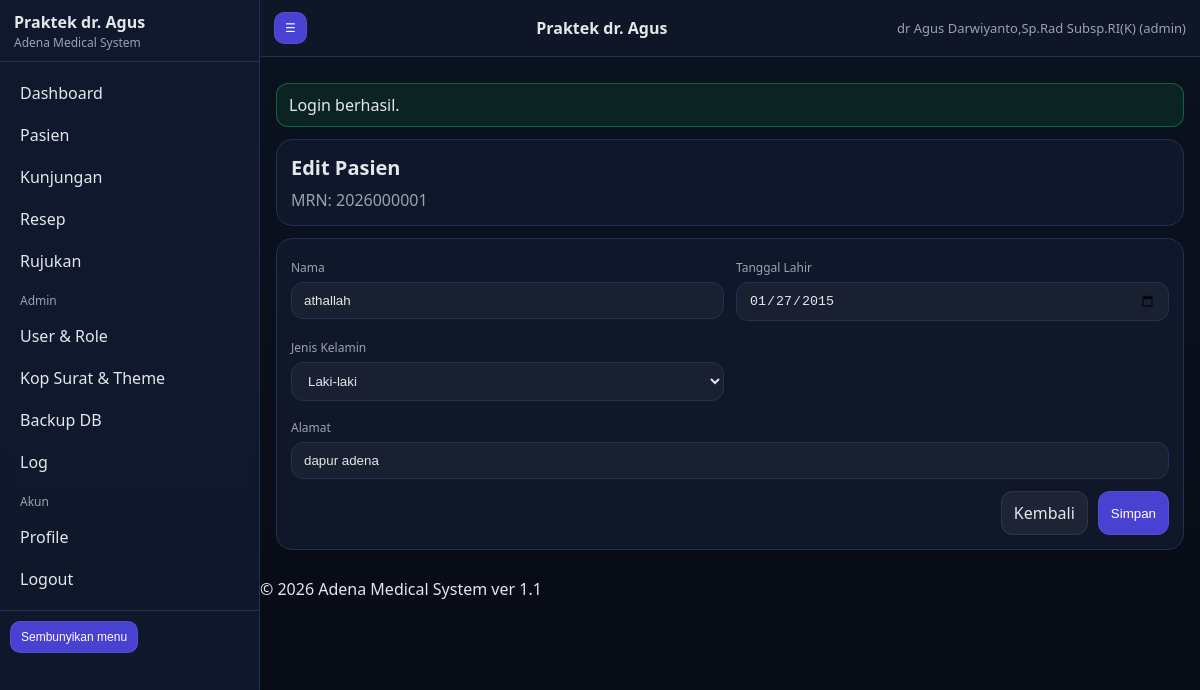
The app's page /patient_edit.php?id=2 (signed in) with its own data.
### tables this page shows
CREATE TABLE `patients` (
  `id` bigint(20) NOT NULL,
  `mrn` varchar(30) NOT NULL,
  `full_name` varchar(150) NOT NULL,
  `dob` date DEFAULT NULL,
  `gender` enum('L','P') NOT NULL,
  `address` varchar(255) DEFAULT NULL,
  `created_at` datetime NOT NULL
);

### app/db.php (called while the page is built, shortened)
<?php
require_once __DIR__ . '/helpers.php';
function db(): PDO {
  static $pdo = null;
  if ($pdo) return $pdo;
  $cfg = config()['db'];
  $dsn = sprintf('mysql:host=%s;port=%d;dbname=%s;charset=%s',
    $cfg['host'], (int)$cfg['port'], $cfg['name'], $cfg['charset'] ?? 'utf8mb4'
  );
  $opt = [
    PDO::ATTR_ERRMODE => PDO::ERRMODE_EXCEPTION,
    PDO::ATTR_DEFAULT_FETCH_MODE => PDO::FETCH_ASSOC,
    PDO::ATTR_EMULATE_PREPARES => false,
  ];
  try {
    $pdo = new PDO($dsn, $cfg['user'], $cfg['pass'], $opt);
  } catch (Throwable $e) {
    log_app('error', 'DB connection failed', ['err' => $e->getMessage()]);
    throw $e;
  }
  return $pdo;
}

### app/helpers.php (called while the page is built, shortened)
<?php
function e(string $s): string { return htmlspecialchars($s, ENT_QUOTES, 'UTF-8'); }
function config(): array {
  static $cfg = null;
  if ($cfg === null) {
    $file = __DIR__ . '/config.php';
    if (!file_exists($file)) {
      $cfg = require __DIR__ . '/config.sample.php';
    } else {
      $cfg = require $file;
    }
  }
  return $cfg;
}
function base_path(): string {
  $bp = config()['base_path'] ?? '';
  return rtrim($bp, '/');
}
function url(string $path = ''): string {
  $bp = base_path();
  $path = '/' . ltrim($path, '/');
  return $bp . $path;
}
function ensure_dirs(): void {
  $cfg = config();
}

### app/config.php (called while the page is built)
<?php
return array (
  'installed' => true,
  'base_path' => '/AMS',
  'db' =>
  array (
    'host' => '127.0.0.1',
    'port' => 3306,
    'name' => 'ams11',
    'user' => 'root',
    'pass' => '',
    'charset' => 'utf8mb4',
  ),
  'security' =>
  array (
    'session_name' => 'AMSSESSID',
    'csrf_key' => '922e70ba681779f204f2c06607a7a469',
  ),
  'uploads' =>
  array (
    'logo_dir' => 'C:\\xampp\\htdocs\\AMS\\install/../storage/uploads/logo',
    'signature_dir' => 'C:\\xampp\\htdocs\\AMS\\install/../storage/uploads/signature',
  ),
  'paths' =>
  array (
    'logs' => 'C:\\xampp\\htdocs\\AMS\\install/../storage/logs',
    'backups' => 'C:\\xampp\\htdocs\\AMS\\install/../storage/backups',
  ),
  'gdrive' =>
  array (
    'enabled' => false,
    'service_account_json' => 'C:\\xampp\\htdocs\\AMS\\install/../storage/credentials/gdrive_service_account.json',
    'folder_id' => '',
  ),
);

### app/auth.php (called while the page is built, shortened)
<?php
require_once __DIR__ . '/helpers.php';
require_once __DIR__ . '/db.php';
function session_boot(): void {
  $cfg = config();
}
function auth_user(): ?array {
  return $_SESSION['user'] ?? null;
}

### patient_edit.php (the view, shortened to what this page needs)
<?php
require_once __DIR__ . '/app/auth.php';
require_once __DIR__ . '/app/db.php';
$u = auth_user();
$role = $u['role'] ?? '';
$is_sekretariat = ($role === 'sekretariat');
$id = (int)($_GET['id'] ?? 0);
$st = db()->prepare("SELECT * FROM patients WHERE id=?");
$st->execute([$id]);
$p = $st->fetch();
require __DIR__ . '/app/views/partials/header.php';
?>
<div class="card">
  <div class="h1">Edit Pasien</div>
  <div class="muted">MRN: <?= e($p['mrn']) ?></div>
</div>
<div class="card">
  <form method="post" class="grid" autocomplete="off">
    <div class="col-6">
      <div class="label">Nama</div>
      <input class="input" name="full_name" value="<?= e($p['full_name']) ?>" required>
    </div>
    <?php if (!$is_sekretariat): ?>
      <div class="col-6">
        <div class="label">Tanggal Lahir</div>
        <input class="input" type="date" name="dob" value="<?= e($p['dob'] ?? '') ?>">
      </div>
      <div class="col-6">
        <div class="label">Jenis Kelamin</div>
        <select class="input" name="gender">
          <option value="L" <?= ($p['gender']==='L')?'selected':'' ?>>Laki-laki</option>
        </select>
      </div>
      <div class="col-12">
        <div class="label">Alamat</div>
        <input class="input" name="address" value="<?= e($p['address'] ?? '') ?>">
      </div>
    <?php endif; ?>
    <div class="col-12" style="display:flex;justify-content:flex-end;gap:10px">
      <a class="btn secondary" href="<?= e(url('/patients.php')) ?>">Kembali</a>
      <button class="btn" type="submit">Simpan</button>
    </div>
  </form>
</div>
<?php require __DIR__ . '/app/views/partials/footer.php'; ?>

### public/assets/css/theme.css (style rules this page uses)
:root { --bg:#0b1220; --panel:#111a2e; --panel2:#0f172a; --text:#e5e7eb; --muted:#9ca3af; --line:#223053; --accent:#4f46e5; --danger:#ef4444; --ok:#22c55e; }
* { box-sizing:border-box }
body { margin:0;font-family:system-ui,-apple-system,Segoe UI,Roboto,Arial,sans-serif;background:linear-gradient(180deg,var(--bg),#060a14);color:var(--text) }
a { color:inherit;text-decoration:none }
.card { background:rgba(17,26,46,.8);border:1px solid var(--line);border-radius:16px;padding:14px;margin:12px 0 }
.h1 { font-size:20px;font-weight:800;margin:0 0 8px }
.muted { color:var(--muted) }
.grid { display:grid;grid-template-columns:repeat(12,1fr);gap:12px }
.col-6 { grid-column:span 6 }
.col-12 { grid-column:span 12 }
.input, select, textarea { width:100%;padding:10px 12px;border-radius:12px;border:1px solid var(--line); background:rgba(255,255,255,.04);color:var(--text);outline:none }
.label { font-size:12px;color:var(--muted);margin:6px 0 6px }
.btn { display:inline-flex;align-items:center;justify-content:center;gap:8px; padding:10px 12px;border-radius:12px;border:1px solid rgba(255,255,255,.08); background:rgba(79,70,229,.9);color:#fff;cursor:pointer }
.btn.secondary { background:rgba(255,255,255,.06);color:var(--text) }
select option { color: #000 !important; background: #fff !important; }

### records on screen
patients: mrn "2026000001", full_name "athallah", dob "01/27/2015", gender "Laki-laki", address "dapur adena"

### other values on screen
$brand_title "Praktek dr. Agus"
$badge "Adena Medical System"
$u['full_name'] "dr Agus Darwiyanto,Sp.Rad Subsp.RI(K)"
$u['role'] "admin"
$msg "Login berhasil."
$footer_text "© 2026 Adena Medical System ver 1.1"
